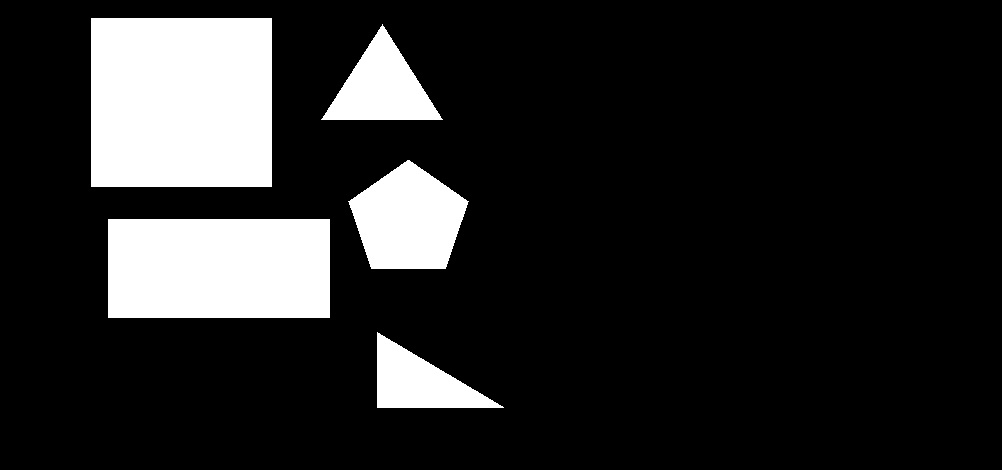
#> input picture Shape_Recognition/shape.jpg, 1002 x 470 px
$ python main.py
#> lines starting #> are read from the running program, lines starting #| are printed output that depends on the picture; after the words box and inside, x2 and y2 are one past the last pixel; in counts of white or black regions, pixels touching at a corner belong together
import cv2

IMAGE = cv2.imread('shape.jpg');
#> IMAGE is the input picture: shape (470, 1002, 3); min 0, max 255, mean 39.2
GREYSCALE = cv2.cvtColor(IMAGE, cv2.COLOR_BGR2GRAY)
h, w, channels = IMAGE.shape
#> h = 470; w = 1002; channels = 3

PARAM, PARAM2 = cv2.threshold(GREYSCALE, 50, 255, 0)
#> PARAM2: shape (470, 1002); 15.4% white; 5 white regions

CONTOURS, _ = cv2.findContours(PARAM2, 1, 1)
#> CONTOURS = 5 contours; box (x1, y1, x2, y2) and area: (91, 18, 272, 187) 30240, (108, 219, 330, 318) 21658, (348, 160, 469, 269) 8923, (321, 24, 443, 120) 5686, (377, 332, 504, 408) 4718

RECTANGLES = 0;
SQUARES = 0;

for cnt in CONTOURS:
   x1,y1 = cnt[0][0]
   approx = cv2.approxPolyDP(cnt, 0.01*cv2.arcLength(cnt, True), True)
   if len(approx) == 4:
      x, y, w, h = cv2.boundingRect(cnt)
      ratio = float(w)/h
      if ratio >= 0.9 and ratio <= 1.1:
         IMAGE = cv2.drawContours(IMAGE, [cnt], -1, (0,255,0), 3)
         SQUARES = SQUARES + 1
      else:
         IMAGE = cv2.drawContours(IMAGE, [cnt], -1, (0,255,0), 3)
         RECTANGLES = RECTANGLES + 1
#> this loop made 5 passes
#> (x1, y1, approx, x, y, w, h, ratio) on pass 2: (108, 219, [[108, 219], [108, 317], [329, 317], [329, 219]], 108, 219, 222, 99, 2.24)
#> (x1, y1, approx, x, y, w, h, ratio) on pass 5: (91, 18, [[91, 18], [91, 186], [271, 186], [271, 18]], 91, 18, 181, 169, 1.07)
#> pass 2, `IMAGE = cv2.drawContours(IMAGE, [cnt], -1, (0,255,0), 3)`:
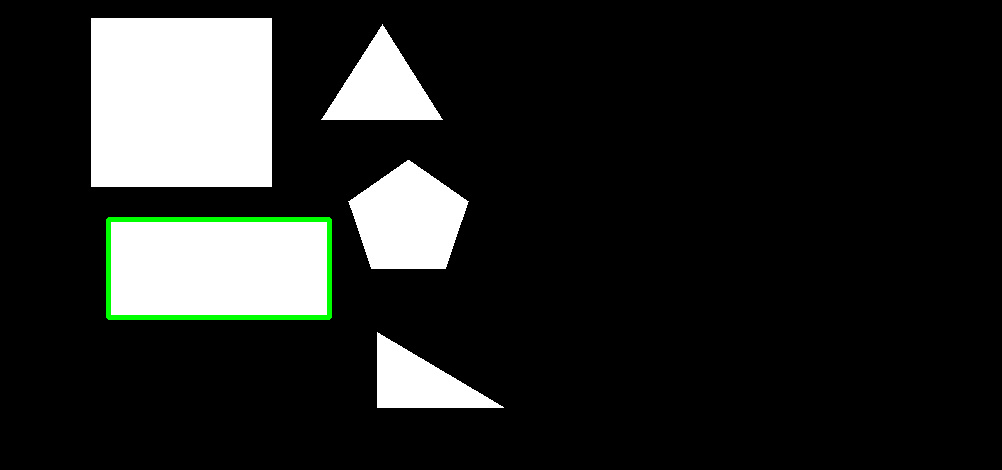
#> IMAGE: shape (470, 1002, 3); 0.67% of pixels changed, all inside (x1, y1, x2, y2) = (106, 217, 332, 320)
#> after the loop:
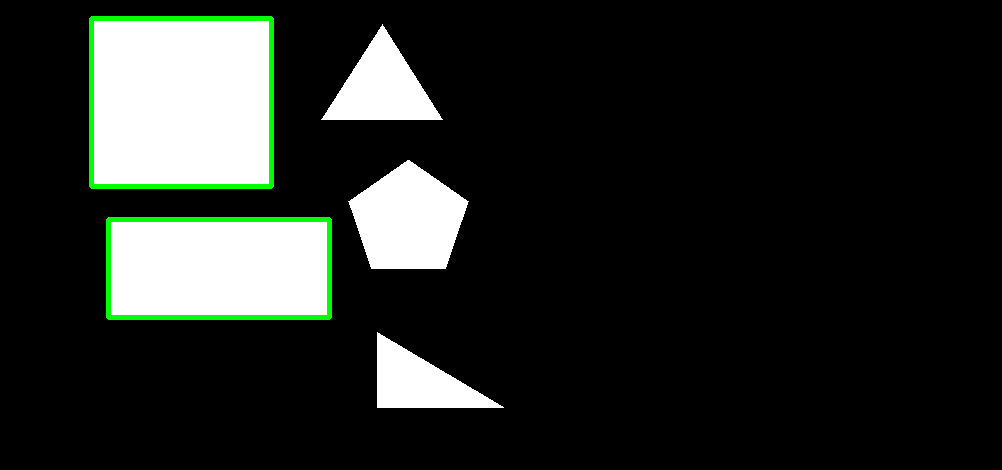
#> IMAGE: shape (470, 1002, 3); 0.74% of pixels changed, all inside (x1, y1, x2, y2) = (89, 16, 274, 189)
#> after the loop, RECTANGLES = 1; SQUARES = 1
